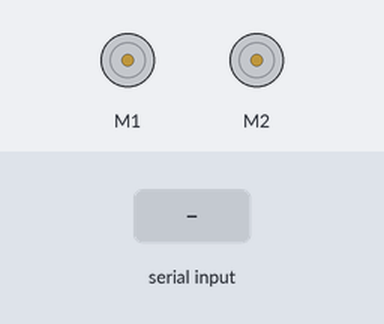
Bench run of a sketch on a simulated Arduino Leonardo, built with avr-gcc and run on an emulated ATmega32U4. Parts: 2 × DC motor (green arrow = forward, orange = backward, longer = faster). Inputs (shaded band) come from the test bench.

Above: at 1.2 s.
1.3 s: "w" received over the second serial link
At 2.5 s:
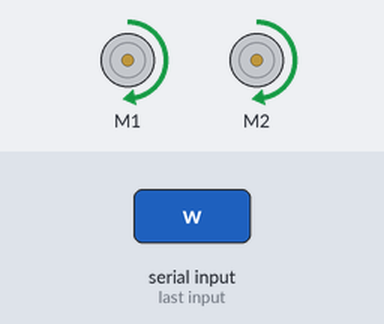
2.8 s: "s" received over the second serial link
At 3.9 s:
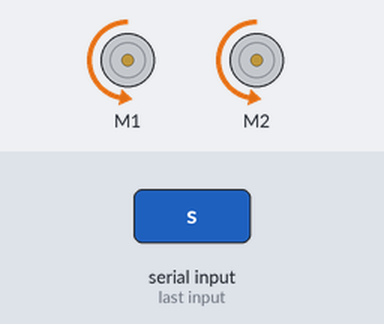
4.3 s: "1" received over the second serial link
At 5.0 s:
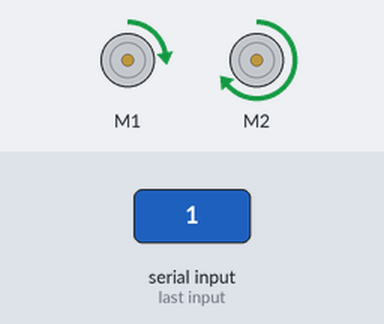
5.8 s: "2" received over the second serial link
At 6.2 s:
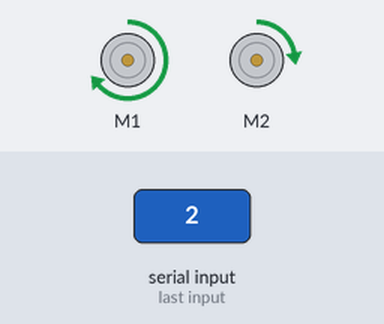
7.3 s: "3" received over the second serial link
At 8.5 s:
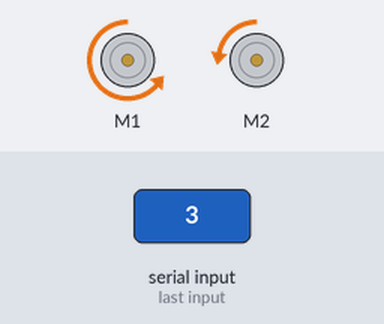
8.8 s: "4" received over the second serial link
At 9.7 s:
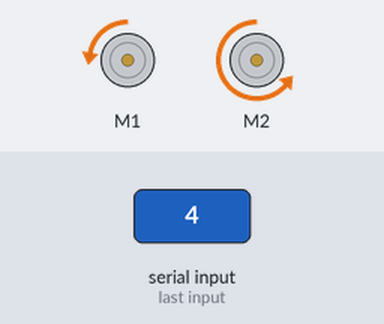
Timing chart, 0 to 11.3 s (numbered marks = the images above; inputs shaded):
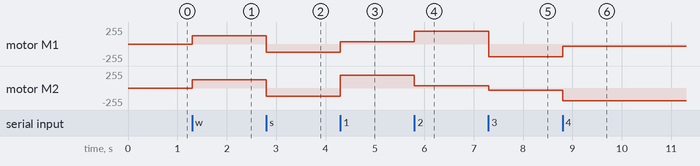

Measured:
- after the input at 1.3 s, motor M1, motor M2: stopped → forward 127/255 at once
- after the input at 2.8 s, motor M1, motor M2: forward 127/255 → backward 127/255 at once
- after the input at 4.3 s, motor M1: backward 127/255 → forward 31/255 at once; motor M2: backward 127/255 → forward 191/255 at once
- after the input at 5.8 s, motor M1: forward 31/255 → forward 191/255 at once; motor M2: forward 191/255 → forward 31/255 at once
- after the input at 7.3 s, motor M1: forward 191/255 → backward 191/255 at once; motor M2: forward 31/255 → backward 31/255 at once
- after the input at 8.8 s, motor M1: backward 191/255 → backward 31/255 at once; motor M2: backward 31/255 → backward 191/255 at once

The sketch:

main.ino
```cpp
#include <Wire.h>
#include <Zumo32U4.h>
#include "controllerclass.h"

ControllerClass controller;

void setup() {
  Serial1.begin(9600);
}

void loop() {
  controller.Controller();
}
```

buzzer.cpp
```cpp
#include "buzzer.h"

const char Buzzer::song[] PROGMEM =
  "! V10 O5 L8 T125"
  "db-gg16dd16aff16dd16aff16ccee16f16e16"
  "db-gg16dd16aff16dd16aff16ccee16f16e16"
  "db-gg16dd16aff16dd16aff16ccee16f16e16"
  "db-gg16dd16aff16dd16aff16ccee16f16e16";

void Buzzer::playSong() {
    buzzer.playFromProgramSpace(Buzzer::song);
}

void Buzzer::stopSong() {
    buzzer.stopPlaying();
}
```

buzzer.h
```cpp
#include <Zumo32U4.h>
#include <Arduino.h>

#ifndef BUZZER_H
#define BUZZER_H

class Buzzer {

public:
    void playSong();
    void stopSong();
    static const char song[] PROGMEM;

private:
    Zumo32U4Buzzer buzzer;
};

#endif
```

controllerclass.cpp
```cpp
#include "controllerclass.h"

void ControllerClass::Controller() {
        if (Serial1.available() > 0) {
            char input = Serial1.read();
            switch (input) {
                case 'w':
                    motor.forward();
                    break;
                case 's':
                    motor.backward();
                    break;
                case '1':
                    motor.left();
                    break;
                case '2':
                    motor.right();
                    break;
                case '3':
                    motor.bLeft();
                    break;
                case '4':
                    motor.bRight();
                    break;
                case '5':
                    motor.leftAxis();
                    break;
                case '6':
                    motor.rightAxis();
                    break;
                case 'f':
                    player.playSong();
                    break;
                case 'e':
                    player.stopSong();
                    break;
                default:
                    motor.stop();
            }
        }
}
```

controllerclass.h
```cpp
#ifndef CONTROLLERCLASS_H
#define CONTROLLERCLASS_H

#include <Arduino.h>
#include <Zumo32U4.h>
#include <Wire.h>
#include "motors.h"
#include "buzzer.h"

class ControllerClass {

private:

    Motors motor;
    Buzzer player;

public:

    void Controller();
};

#endif
```

motors.cpp
```cpp
#include "motors.h"

void Motors::forward() {
    motors.setSpeeds(200, 200);
}

void Motors::backward() {
    motors.setSpeeds(-200, -200);
}

void Motors::leftAxis() {
    motors.setSpeeds(-200, 200);
}

void Motors::rightAxis() {
    motors.setSpeeds(200, -200);
}

void Motors::left() {
    motors.setSpeeds(50, 300);
}

void Motors::right() {
    motors.setSpeeds(300, 50);
}

void Motors::bLeft() {
    motors.setSpeeds(-300, -50);
}

void Motors::bRight() {
    motors.setSpeeds(-50, -300);
}

void Motors::stop() {
    motors.setSpeeds(0, 0);
}
```

motors.h
```cpp
#include <Zumo32U4.h>
#include <Arduino.h>

#ifndef MOTORS_H
#define MOTORS_H

class Motors {

public:
    void forward();
    void backward();
    void leftAxis();
    void rightAxis();
    void left();
    void right();
    void bLeft();
    void bRight();
    void stop();

private:
    Zumo32U4Motors motors;
};

#endif
```
